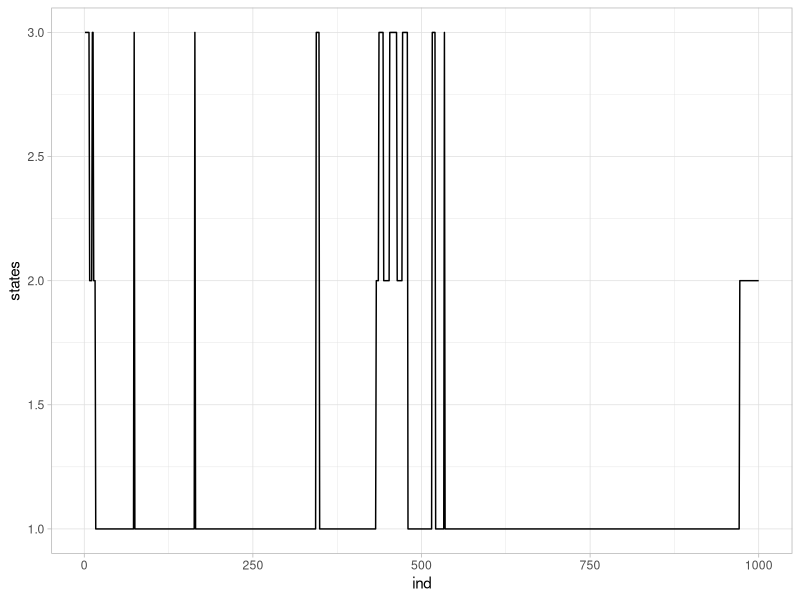
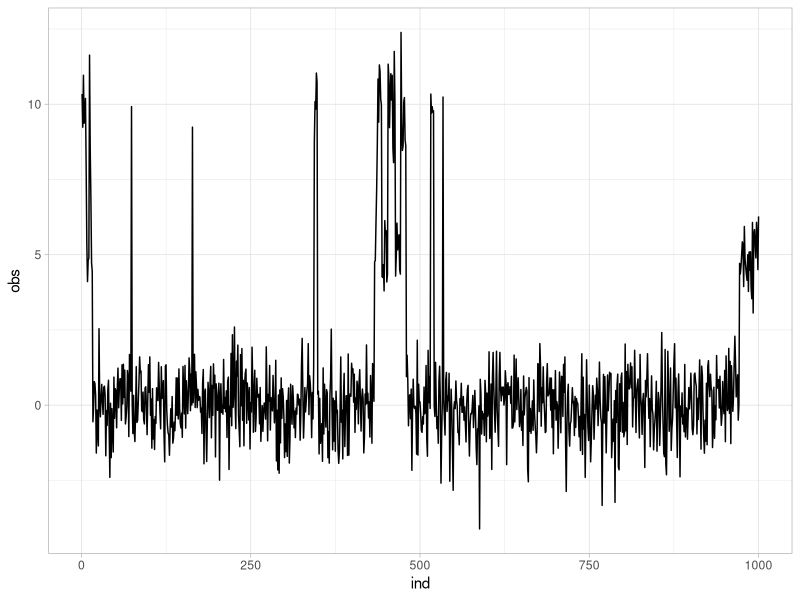
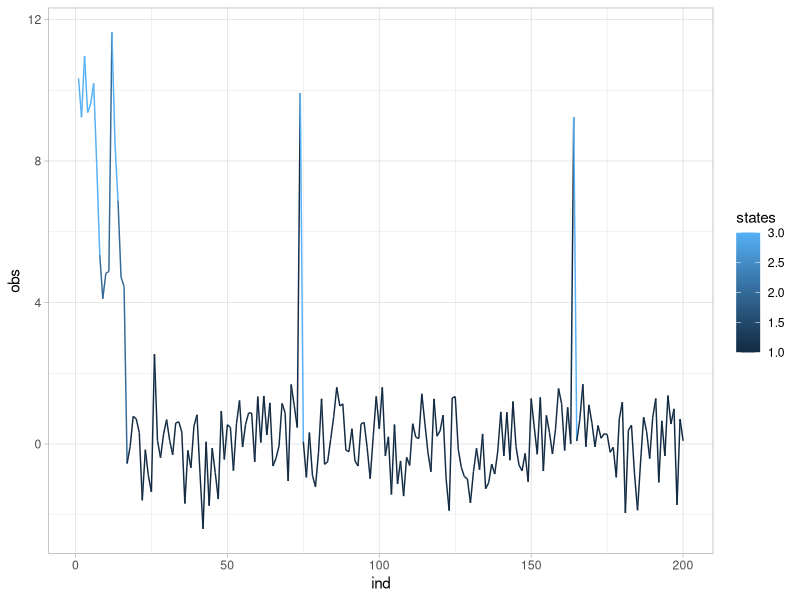
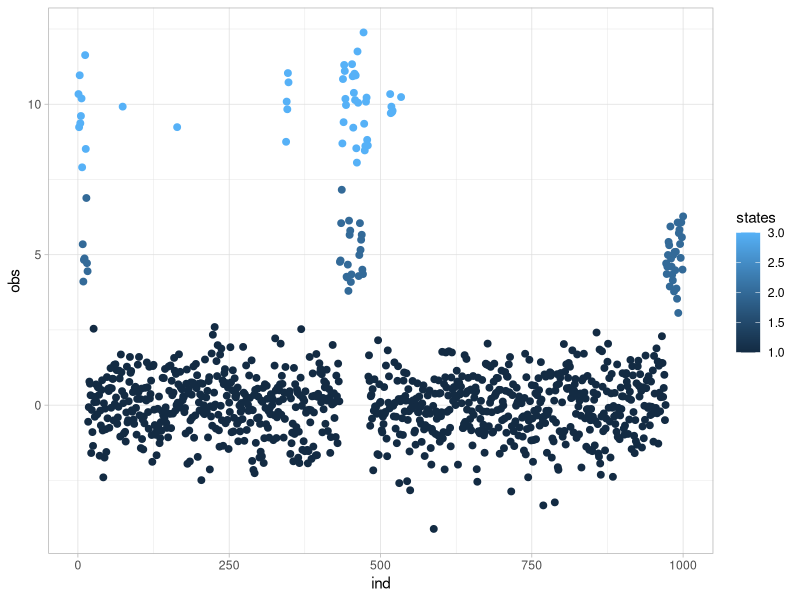
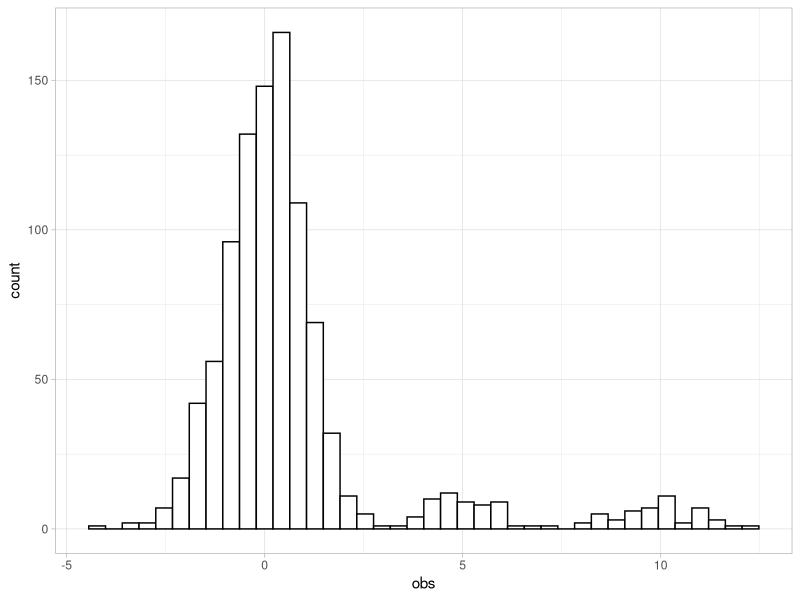
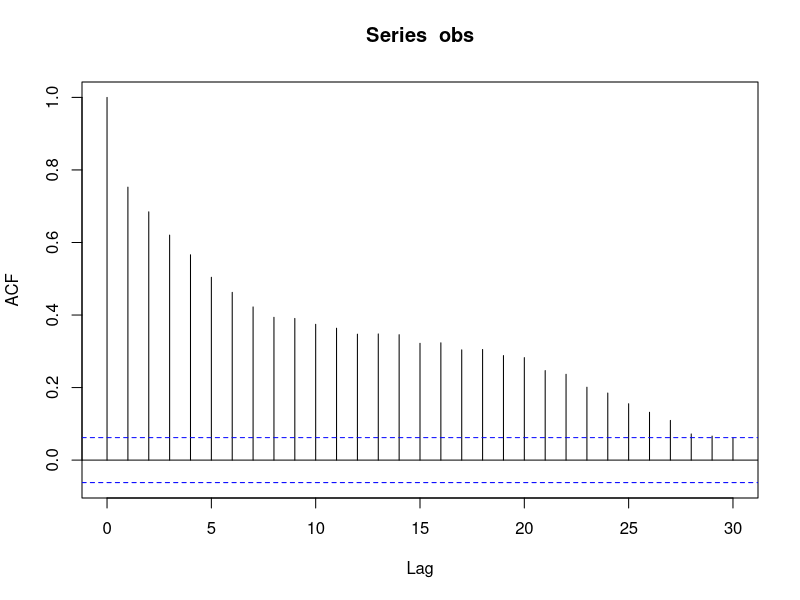

The R script that drew these images, in order:
## ---- chunk 1
knitr::opts_chunk$set(echo = TRUE)
library(tidyverse)
## ---- chunk 2

## ---------------------------------------
## N - number of states
## init - initial distribution
## tpm - transition probability matrix
## ---------------------------------------


N <- 3
init <- rep(1/N, N)

tpm <- matrix(c(0.99, 0.005, 0.005, ## row corresponds to state 1
                0.02, 0.9, 0.08, ## row corresponds to state 2
                0.1, 0.1, 0.8), ## row corresponds to state 3
              byrow=T, nrow=3, ncol=3)

## ---------------------------------------
## normal state-dependent distributions
## ---------------------------------------

## means and standard deviations for each state

len <- 1000
mu <- c(0, 5, 10)
sd <- c(1, 1, 1)

states <- numeric(len)
obs <- numeric(len)

## sample function 
states[1] <- sample(size=1, x = 1:N, prob = init)


for(j in 2:len){
  states[j] <- sample(size=1, x = 1:N, prob = tpm[states[j-1],])
}

obs <- rnorm(len, mean=mu[states], sd = sd[states])

## ---- chunk 3

valsdf <- data.frame(ind=1:len, obs=obs, states=states)

## plotting the state sequence
valsdf%>%ggplot(aes(ind, states)) + geom_path() + theme_light()

## plotting the observations over time
valsdf%>%ggplot(aes(ind, obs)) + geom_path() + theme_light()

## plotting the observations over time
valsdf[1:200,]%>%ggplot(aes(ind, obs)) + geom_path(aes(color=states)) + theme_light()

## plotting the observations over time
valsdf%>%ggplot(aes(ind, obs)) + geom_point(aes(color=states), size=2) + theme_light()

## plotting the histogram of the observations 
valsdf%>%ggplot(aes(obs)) + geom_histogram(bins=40, fill="white", color="black") + theme_light()

## ---- chunk 4
acf(obs)

